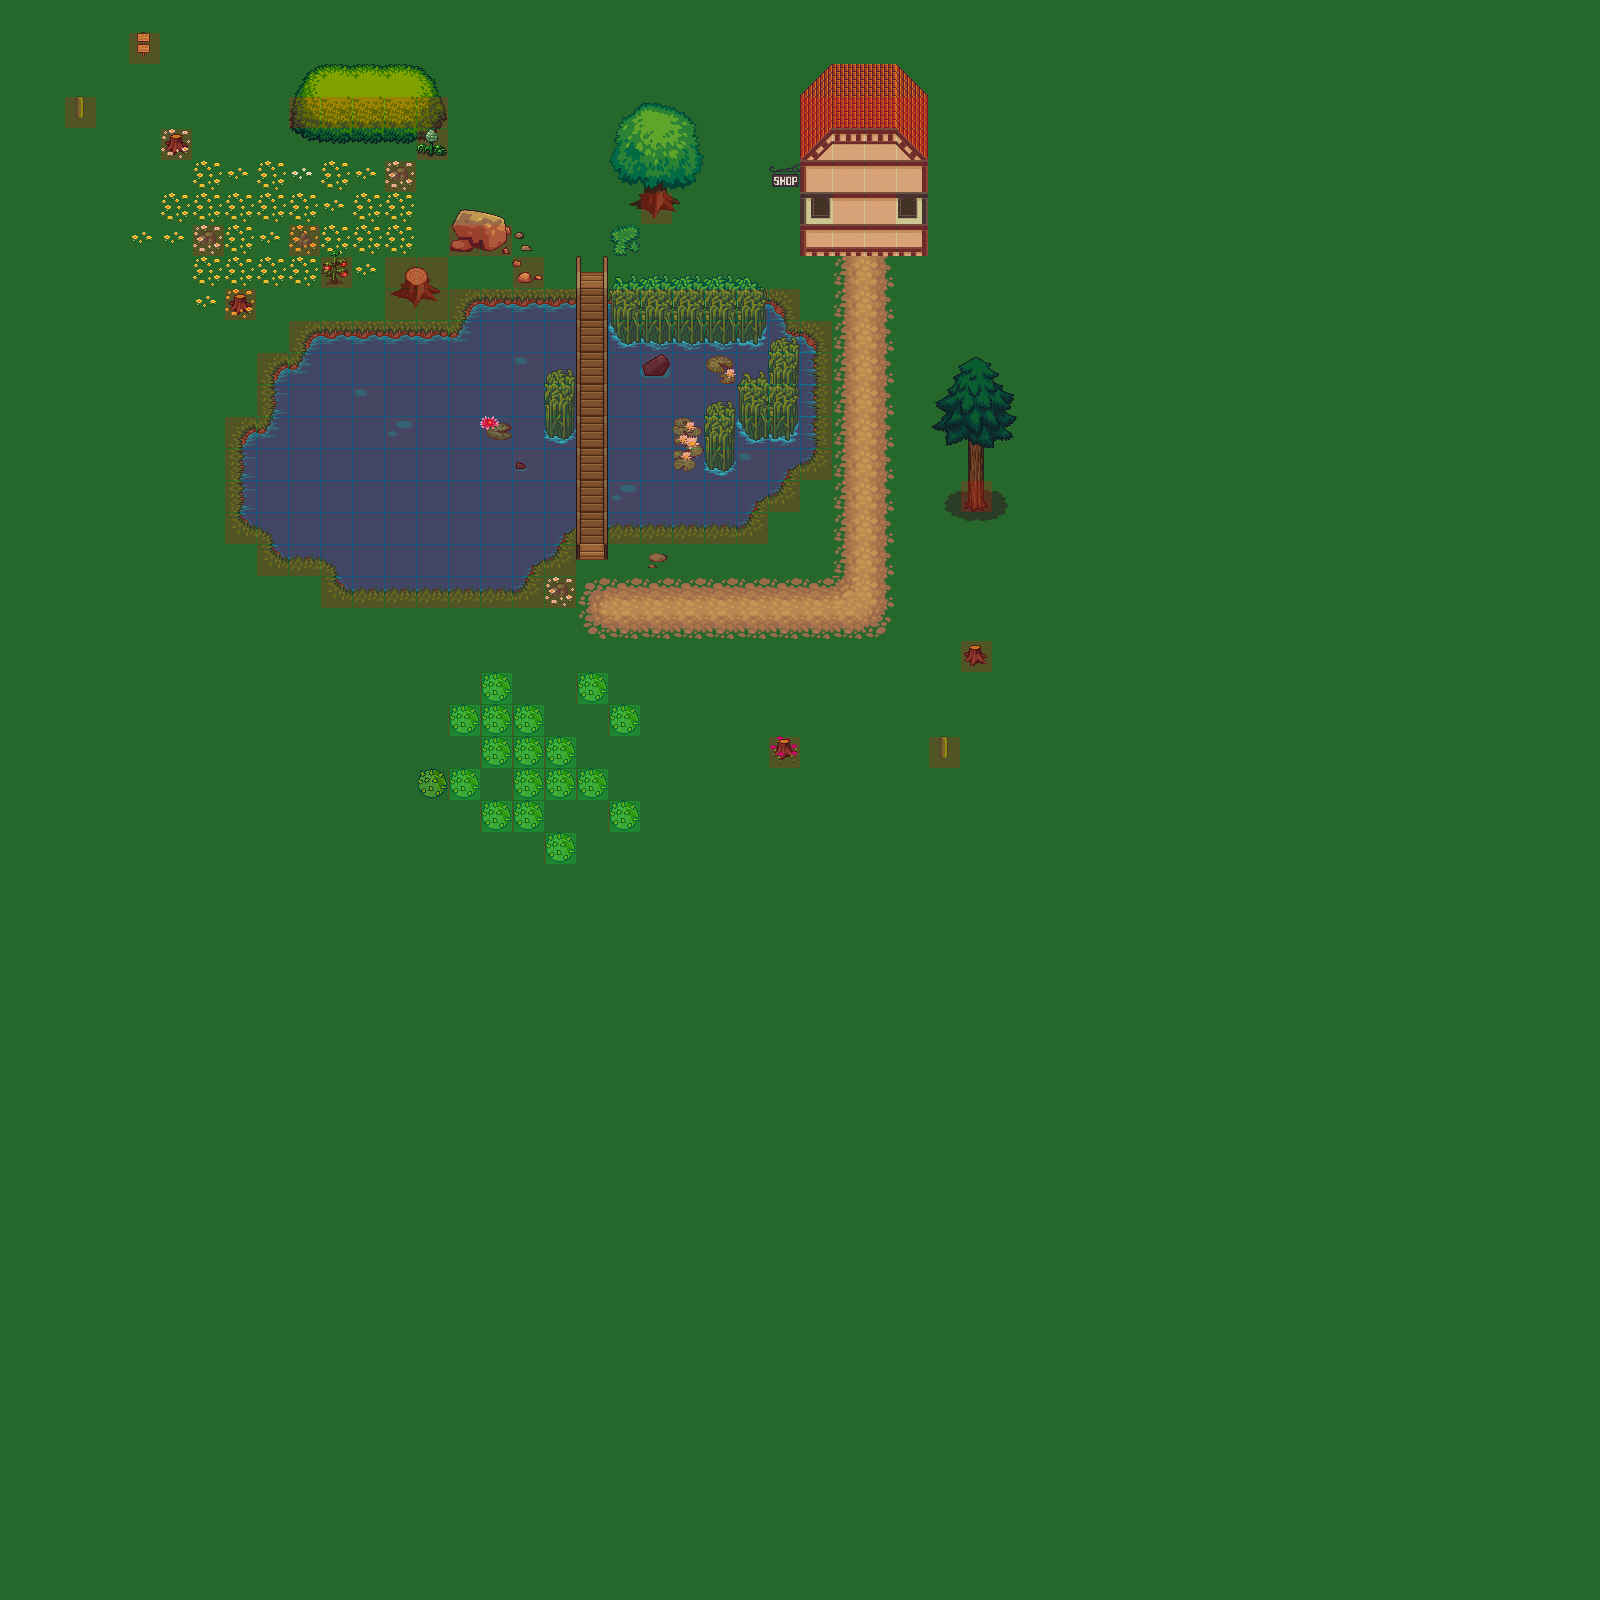

Tiled map render using the project's own tile images. Description and the map definition, with tile-layer contents summarised, below:
An orthogonal 50x50 tile map with 32x32 px tiles, 7 tile layers (Ground, LevelA, Collision, Over, ...), 3 tilesets.

<map version="1.0" orientation="orthogonal" renderorder="right-down" width="50" height="50" tilewidth="32" tileheight="32" nextobjectid="12">
 <tileset firstgid="1" name="Stardard_tiles" tilewidth="32" tileheight="32" tilecount="667">
  <image source="32x32_map_tile v3.1 [MARGINLESS].png" trans="ffffff" width="736" height="928" />
  <terraintypes>
   <terrain name="Water" tile="486" />
   <terrain name="Grass" tile="47" />
  </terraintypes>
 </tileset>
 <tileset firstgid="668" name="Collision_tiles" tilewidth="32" tileheight="32" tilecount="2">
  <image source="meta_tiles.png" trans="000000" width="67" height="34" />
 </tileset>
 <tileset firstgid="670" name="Standard_tiles2" tilewidth="32" tileheight="32" tilecount="1024">
  <image source="terrain_atlas.png" trans="ffffff" width="1024" height="1024" />
 </tileset>
 <layer name="Ground" width="50" height="50" opacity="0.8">
  <data>[2500 cells, 2500 non-empty, 19 distinct tile ids]</data>
 </layer>
 <layer name="LevelA" width="50" height="50">
  <data>[2500 cells, 177 non-empty, 76 distinct tile ids]</data>
 </layer>
 <layer name="Collision" width="50" height="50">
  <data>[2500 cells, 193 non-empty, 1 distinct tile ids]</data>
 </layer>
 <layer name="Over" width="50" height="50">
  <data>[2500 cells, 35 non-empty, 29 distinct tile ids]</data>
 </layer>
 <layer name="LevelB" width="50" height="50">
  <data>[2500 cells, 3 non-empty, 3 distinct tile ids]</data>
 </layer>
 <layer name="OverB" width="50" height="50">
  <data>[2500 cells, 3 non-empty, 3 distinct tile ids]</data>
 </layer>
 <layer name="Hurtful" width="50" height="50">
  <data>[2500 cells, 17 non-empty, 1 distinct tile ids]</data>
 </layer>
</map>
